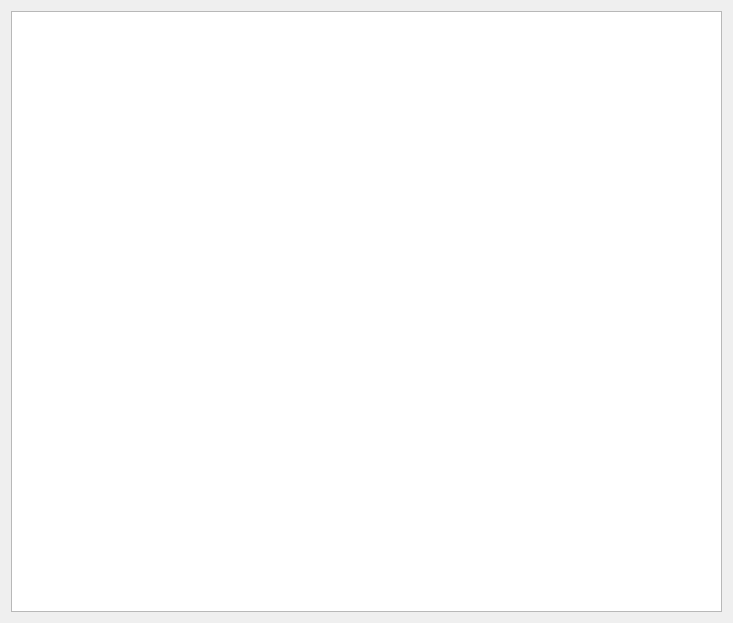
<?xml version="1.0" encoding="UTF-8"?>
<ui version="4.0">
 <class>Form</class>
 <widget class="QWidget" name="Form">
  <property name="geometry">
   <rect>
    <x>0</x>
    <y>0</y>
    <width>733</width>
    <height>623</height>
   </rect>
  </property>
  <property name="windowTitle">
   <string>Form</string>
  </property>
  <layout class="QVBoxLayout" name="verticalLayout">
   <item>
    <widget class="QTableWidget" name="tableWidget"/>
   </item>
  </layout>
 </widget>
 <resources/>
 <connections/>
</ui>
